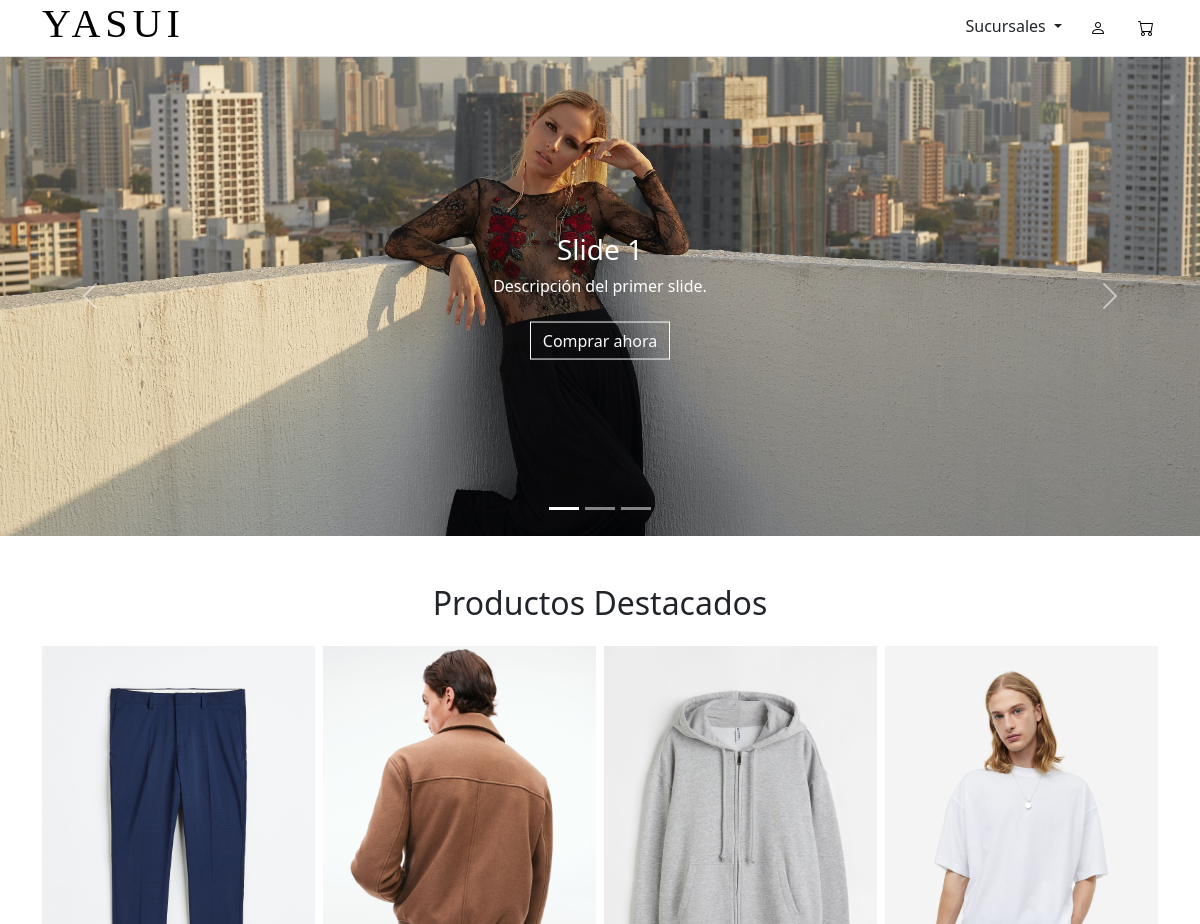
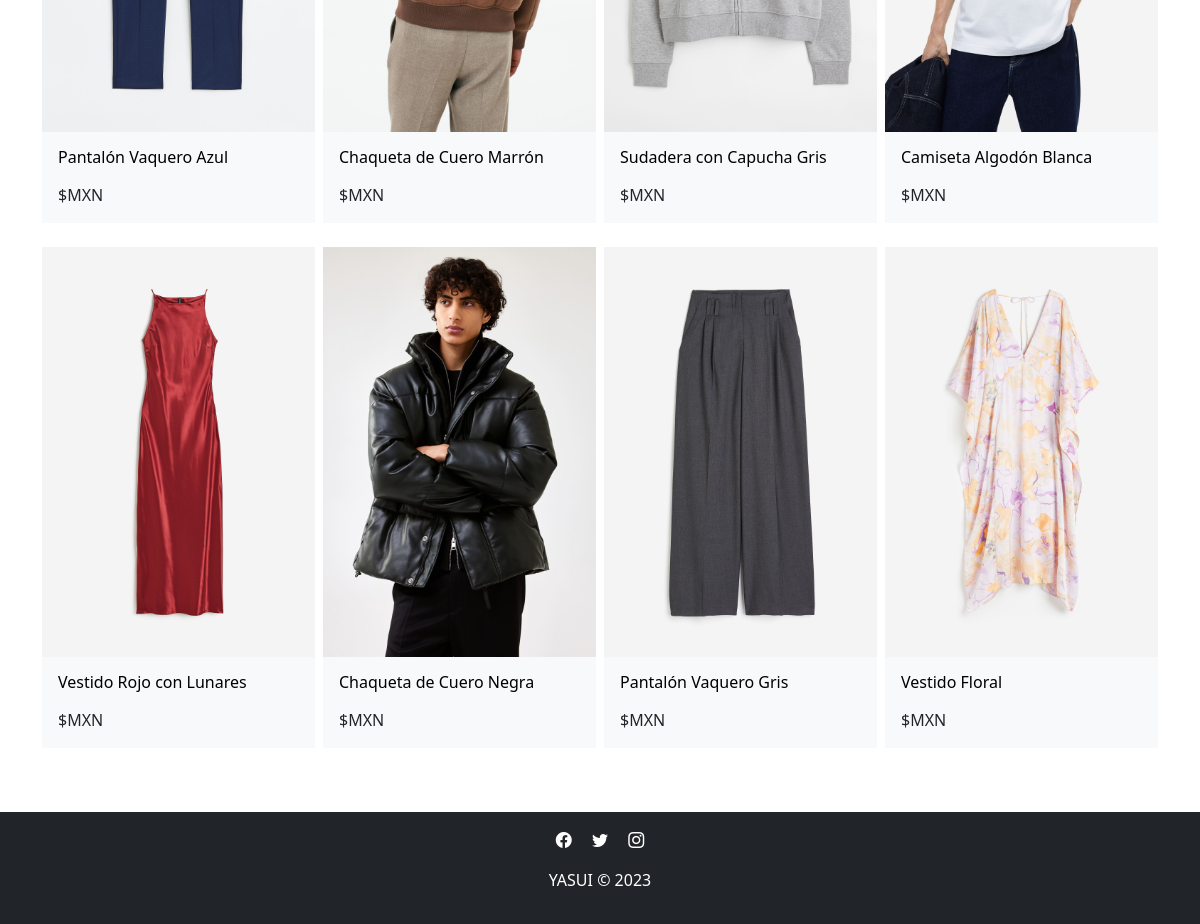
The page / on the database its author committed (2 pictures, top to bottom).
### tables this page shows
CREATE TABLE inventario(
	cve_inv INT auto_increment,
	cod_suc INT,
	id_pren INT,
	exist_pren INT(5),
	status_inv BOOLEAN,
	PRIMARY KEY(cve_inv),
	FOREIGN KEY(cod_suc) REFERENCES sucursal(cod_suc),
	FOREIGN KEY(id_pren) REFERENCES prenda(id_pren) ON DELETE RESTRICT ON UPDATE CASCADE
);

CREATE TABLE prenda(
	id_pren INT auto_increment,
	cve_marca INT,
	cve_tipo INT,
	nom_pren CHAR(50),
	tall_pren ENUM('XS', 'S', 'M', 'L', 'XL', 'XXL', 'XXXL'),
	prec_pren DEC(6,2),
	cto_pren DEC(6,2),
	desc_pren VARCHAR(700),
	status_pren BOOLEAN,
	img_pren VARCHAR(50),
	PRIMARY KEY(id_pren),
	FOREIGN KEY(cve_marca) REFERENCES marca(cve_marca),
	FOREIGN KEY(cve_tipo) REFERENCES tipo(cve_tipo)
);

### php/functions.php (called while the page is built, shortened)
<?php
    function productosTop() {
        include 'connection.php';
        $query_prod_top = "SELECT *, SUM(cant_prend) AS total_vendido FROM prenda, inventario, ven_inv
        WHERE prenda.id_pren=inventario.id_pren AND inventario.cve_inv=ven_inv.cve_inv AND status_inv!=0 GROUP BY nom_pren ORDER BY total_vendido DESC LIMIT 8";
        return mysqli_query($connection, $query_prod_top);
    }
?>

### index.php (the view, shortened to what this page needs)
<!DOCTYPE html>
<html lang="en">
<head>
    <link href="https://cdn.jsdelivr.net/npm/bootstrap@5.3.1/dist/css/bootstrap.min.css" rel="stylesheet">
    <link rel="stylesheet" href="https://cdn.jsdelivr.net/npm/bootstrap-icons@1.11.1/font/bootstrap-icons.css">
    <link rel="stylesheet" href="assets/css/styles.css">
</head>
<body>
    <?php include "site/header.php" ?>
    <div id="myCarousel" class="carousel slide" data-bs-ride="carousel">
        <ol class="carousel-indicators list-unstyled">
            <li data-bs-target="#myCarousel" data-bs-slide-to="0" class="active"></li>
            <li data-bs-target="#myCarousel" data-bs-slide-to="1"></li>
            <li data-bs-target="#myCarousel" data-bs-slide-to="2"></li>
        </ol>
        <div class="carousel-inner">
            <div class="carousel-item active">
                <img src="assets/img/hero_1_.jpg" alt="Imagen 1">
                <div class="carousel-caption">
                    <h3>Slide 1</h3>
                    <p>Descripción del primer slide.</p>
                    <a href="#" class="btn btn-outline-light  btn-md mt-2 rounded-0 d-none d-sm-block">Comprar ahora</a>
                </div>
            </div>
        </div>
        <a class="carousel-control-prev" href="#myCarousel" role="button" data-bs-slide="prev">
            <span class="carousel-control-prev-icon" aria-hidden="true"></span>
        </a>
        <a class="carousel-control-next" href="#myCarousel" role="button" data-bs-slide="next">
            <span class="carousel-control-next-icon" aria-hidden="true"></span>
        </a>
    </div>
    <section class="my-5">
        <h2 class="text-center mb-4"> Productos Destacados </h2>
        <div class="container">
            <div class="row g-2">
                <?php
                    $lista_query = productosTop();
                    while ($row = mysqli_fetch_array($lista_query)) {
                        echo '
                        <div class="col-6 col-md-3 text-center">
                            <div class="bg-light">
                                <a href="producto.php?cve_inv='.$row["cve_inv"].'"> <img src="'.$row["img_pren"].'" class="w-100"> </a>
                                <h3 class="fs-6 my-3 mx-3 text-start"> <a href="producto.php?cve_inv='.$row["cve_inv"].'"> '.$row["nom_pren"].' </a> </h3>
                                <p class="fs-6 pb-3 mx-3 text-start">
                                <span>$MXN '.$row['prec_pren'].'</span>
                                </p>
                            </div>
                        </div>
                        ';
                    }
                ?>
            </div>
        </div>
    </section>
    <?php include "site/footer.php" ?>
</body>
</html>

### site/header.php (shortened to what this page needs)
<?php
    include 'php/functions.php';
?>
<header class="bg-white fixed-top border-bottom">
    <div class="container">
        <div class="row">
            <div class="col-md-2 d-flex justify-content-center">
                <a href="index.php"
                    class="d-flex align-items-center my-md-2 my-lg-0 me-lg-auto text-black text-decoration-none">
                    <h1 class=""> YASUI </h1>
                </a>
            </div>
            <nav class="navbar p-0 col-10 d-flex align-items-center justify-content-md-end">
                <ul class="nav text-black">
                    <li class="nav-item">
                        <div class="dropdown">
                            <button class="btn btn-black bg-white dropdown-toggle" type="button" id="sucursalDropdown" data-bs-toggle="dropdown" aria-haspopup="true" aria-expanded="false">
                                Sucursales
                            </button>
                        </div>
                    </li>
                    <li class="nav-item">
                        <a href="login.php" class="nav-link text-black">
                            <i class="bi bi-person"></i>
                        </a>
                    </li>
                    <li class="nav-item">
                        <a href="cart.php" class="nav-link text-black">
                            <i class="bi bi-cart"></i>
                        </a>
                    </li>
                </ul>
            </nav>
        </div>
    </div>
</header>

### site/footer.php
<footer class="bg-dark text-white text-center py-3">
    <div class="mb-3">
        <a href="#" class="text-white mx-2"><i class="bi bi-facebook"></i></a>
        <a href="#" class="text-white mx-2"><i class="bi bi-twitter"></i></a>
        <a href="#" class="text-white mx-2"><i class="bi bi-instagram"></i></a>
    </div>
    <p>YASUI &copy; 2023</p>
</footer>

### assets/css/styles.css (style rules this page uses)
h1 { font-family: 'initial', 'sans-serif'; letter-spacing: 5px; }
a { text-decoration: none; color: black; }
.btn-black, .btn:hover { border: none; }
.carousel-inner { height: 60vh; text-align: center; display: flex; align-items: center; margin-top: 56px; }
.carousel-inner img { object-fit: contain; max-width: 100%; max-height: 100%; }
.carousel-caption { height: 100%; display: flex; flex-direction: column; justify-content: center; align-items: center; position: absolute; top: 50%; left: 50%; transform: translate(-50%, -50%); width: 100%; }

### rows shown on the page
inventario: id_pren.img_pren (picture), id_pren.nom_pren "Pantalón Vaquero Azul"
inventario: id_pren.img_pren (picture), id_pren.nom_pren "Chaqueta de Cuero Marrón"
inventario: id_pren.img_pren (picture), id_pren.nom_pren "Sudadera con Capucha Gris"
inventario: id_pren.img_pren (picture), id_pren.nom_pren "Camiseta Algodón Blanca"
inventario: id_pren.img_pren (picture), id_pren.nom_pren "Vestido Rojo con Lunares"
inventario: id_pren.img_pren (picture), id_pren.nom_pren "Chaqueta de Cuero Negra"
inventario: id_pren.img_pren (picture), id_pren.nom_pren "Pantalón Vaquero Gris"
inventario: id_pren.img_pren (picture), id_pren.nom_pren "Vestido Floral"
